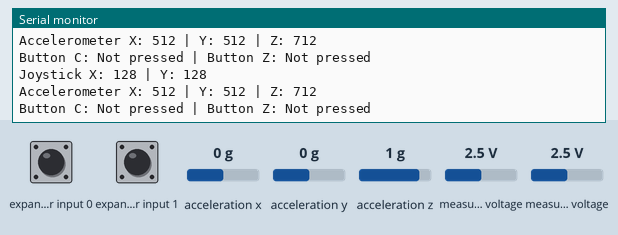
Simulated run of this program. Board: Teensy 4. Parts: the last lines printed to the serial monitor. Wiring (inferred from the names in the program): Wii Nunchuk at I2C address 0x52. The inputs (shaded band) are chosen by the test bench; at power-on: expander input 0 HIGH, expander input 1 HIGH, acceleration x 0 g, measured voltage 2.5 V, acceleration y 0 g, acceleration z 1 g.

Above: at 1.3 s.
1.4 s: expander input 0 pulled LOW for 0.15 s
At 1.43 s:
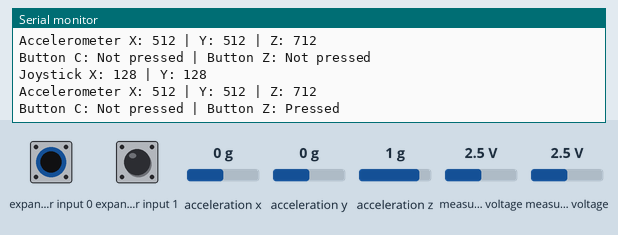
3.0 s: expander input 1 pulled LOW for 0.15 s
At 3.05 s:
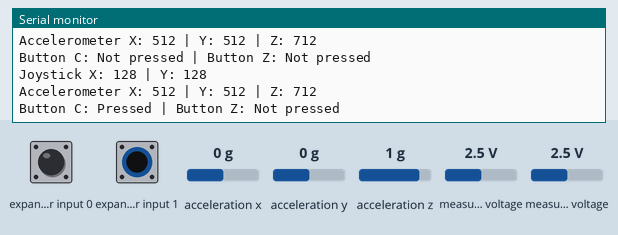
4.6 s: acceleration x set to -1.4 g
At 4.68 s:
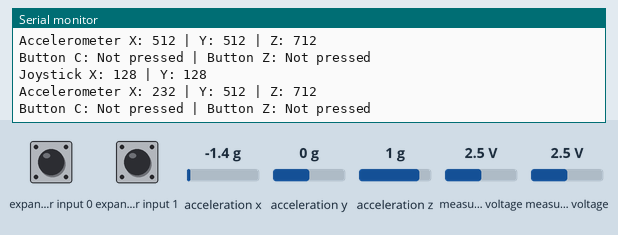
6.1 s: measured voltage (sensor 200) set to 0.1 V
At 6.2 s:
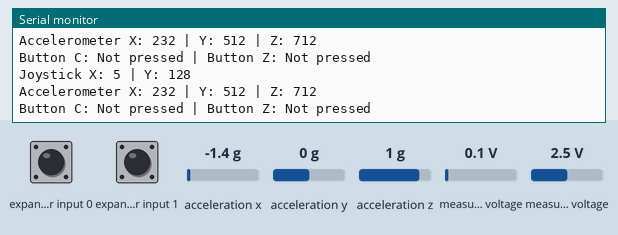
7.6 s: measured voltage (sensor 201) set to 0.1 V
At 7.92 s:
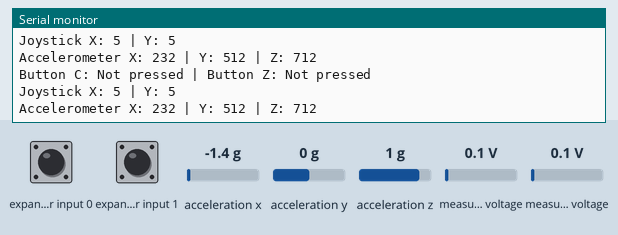
9.1 s: acceleration y set to -1.4 g
At 9.14 s:
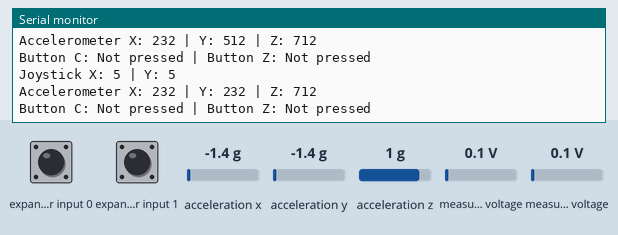

Measured:
- after the input at 1.4 s, the serial monitor: prints a new line at once (image 1)
- after the input at 3.0 s, the serial monitor: prints a new line after 0.05 s (image 2)
- after the input at 4.6 s, the serial monitor: prints a new line after 0.07 s (image 3)
- after the input at 6.1 s, the serial monitor: prints a new line after 0.09 s (image 4)
- after the input at 7.6 s, the serial monitor: prints a new line at once (image 5)
- after the input at 9.1 s, the serial monitor: prints a new line at once (image 6)

The program:

main.cpp
```cpp
#include <Arduino.h>
#include <Wire.h>

#define NUNCHUCK_ADDR 0x52 // I2C address of the Nunchuck

void readNunchuck(uint8_t* nunchuckData);
void initializeNunchuck();

void setup() {
    Serial.begin(9600);    // Initialize serial communication
    Wire.begin();          // Initialize I2C
    initializeNunchuck();  // Send initialization sequence to the Nunchuck
    delay(100);
}

void loop() {

    // initializeNunchuck();

    // delay(1000);

    // return;


    uint8_t nunchuckData[6];
    readNunchuck(nunchuckData);

    // Extract joystick data
    int joystickX = nunchuckData[0];
    int joystickY = nunchuckData[1];

    // Extract accelerometer data (optional)
    int accelX = (nunchuckData[2] << 2) | ((nunchuckData[5] >> 2) & 0x03);
    int accelY = (nunchuckData[3] << 2) | ((nunchuckData[5] >> 4) & 0x03);
    int accelZ = (nunchuckData[4] << 2) | ((nunchuckData[5] >> 6) & 0x03);

    // Extract button states
    bool buttonC = !(nunchuckData[5] & 0x02); // C button is bit 1
    bool buttonZ = !(nunchuckData[5] & 0x01); // Z button is bit 0

    // Print data to serial monitor
    Serial.print("Joystick X: ");
    Serial.print(joystickX);
    Serial.print(" | Y: ");
    Serial.println(joystickY);

    Serial.print("Accelerometer X: ");
    Serial.print(accelX);
    Serial.print(" | Y: ");
    Serial.print(accelY);
    Serial.print(" | Z: ");
    Serial.println(accelZ);

    Serial.print("Button C: ");
    Serial.print(buttonC ? "Pressed" : "Not pressed");
    Serial.print(" | Button Z: ");
    Serial.println(buttonZ ? "Pressed" : "Not pressed");

    delay(100);  // Delay between readings
}

// Alternative initialization method (for some Nunchucks)
void initializeNunchuckalt() {
    Wire.beginTransmission(NUNCHUCK_ADDR);
    Wire.write(0x40);
    Wire.write(0x00);
    int ack = Wire.endTransmission();

    Serial.println(ack ? "Nack" : "Ack");
}

// Initialize the Nunchuck
void initializeNunchuck() {
    Wire.beginTransmission(NUNCHUCK_ADDR);
    Wire.write(0xF0);
    Wire.write(0x55);
    Wire.endTransmission();

    delay(1);

    Wire.beginTransmission(NUNCHUCK_ADDR);
    Wire.write(0xFB);
    Wire.write(0x00);
    Wire.endTransmission();
}

// Read data from the Nunchuck
void readNunchuck(uint8_t* nunchuckData) {
    Wire.beginTransmission(NUNCHUCK_ADDR);
    Wire.write(0x00);  // Signal the Nunchuck to start a new measurement
    Wire.endTransmission();

    Wire.requestFrom(NUNCHUCK_ADDR, 6);
    for (int i = 0; i < 6; i++) {
        if (Wire.available()) {
            nunchuckData[i] = Wire.read();
        }
    }

}
```
